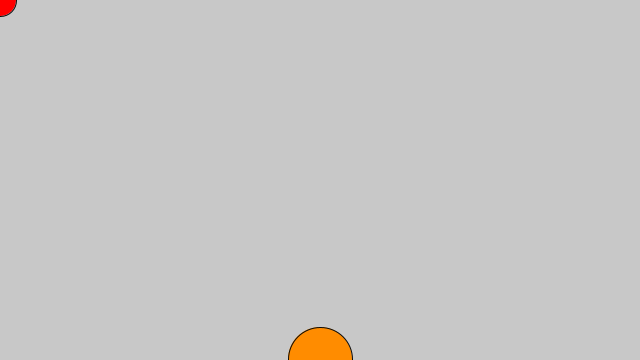
Frame 1 (no input)
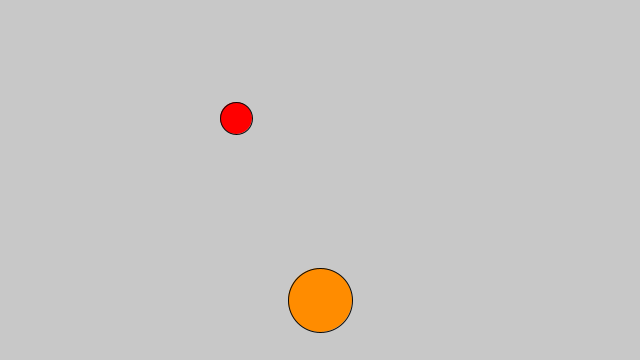
Frame 60 (the mouse pressed at the canvas centre just before this capture)
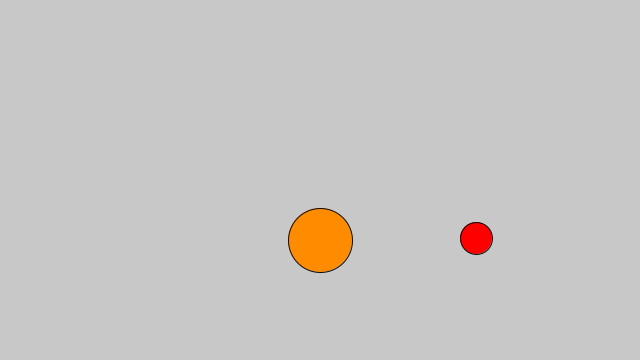
Frame 120 (the mouse held since frame 60 and released just before this capture)

The Processing sketch that drew these frames (run headless with seeded random() and noise(); from frame 60 on, the mouse is pressed at the canvas centre):

// Processing sketch: sketch_191122a
// ── sketch_191122a.pde
float ballX;
//float bally;
float xSpeed = 4;

Ball b; 

void setup(){
  size(640, 360);
  ballX = 0;
  //bally = 0;
  b = new Ball(); 
  //fill(255, 0, 0);
  
  
  
  
}

void draw(){
  background(200);  
    //background color. 3 inputs = RGB. 
    //If you put in only one input it assumes the same for the other 2. 
    //IE: background(200) = background(200, 200, 200) around a medium grey. 
    
  b.floatUp();  
  b.display();  //forgot to add the display fn. whoops. 
    
  fill(255, 0, 0);  
  //fill(random(255), 0,0); //cycles through b'c its in draw not setup. 
     //fill of the circle. Same input as bkg. 
  
  //stroke(255);  
    //white fill of the ellipse
  
  ellipse(ballX, ballX /2, 32, 32);  //ball bounces back and forth 
  //triangle(ballX, ballX / 2, 32, 32, 32, 32); 
        //Will draw a line from one corner to another from pos 32, 32
    //height/ 2 keeps it in the horizontal center. 
    //Putting ballX as the y coord send it on a down right diagonal.  
    //ballX for the x coord sets itself as the x coord whihc allows it to move. 
    //parameter a,b,c,d = x coord, y coord, width (of the ellipse, height  
    
   ballX = ballX + xSpeed;
  // bally = bally + xSpeed;
  
  //Bounce off the edge of the window
  if (ballX > width || ballX < 0) {  //OR ||
  //"if the location of the ball is greater than the width of the screen OR less than 0 (the left side of the screen)"
    //ballX = ballX - xSpeed;  
      //will cause it to stop at the end of the screen b/c its constantly checking
    //xSpeed = -10;  //resetting the speed when the circle meets the edge. 
    xSpeed = xSpeed * -1; 
      //"reverese the speed (direction)
   //turn around //println("BRIGHTEYES");
  }
  //if (bally > height || bally < 0) {
       //xSpeed = xSpeed * -1; 
  }
  
  
//class Circle {  //making aa class for the circle object. 
  //float x;  //data
 // float y;
  
  
  void display(){  //functionality
    ellipse(50, 50, 64, 64);}


  void mousePressed(){
  //b.changeColor;
  }
  

// ── Ball.pde
class Ball {
  
  float x;
  float y;
  
  Ball(){
   x = width / 2;
   y = height;
  }
  
  /*void setup(){
    fill(255, 0, 0);
  }*/
  
  void floatUp(){
    y--;
  }
  
  void display(){
   stroke(10);
   fill(255, 140, 0);
   ellipse(x, y, 64, 64);
  }
  
  /*
  void changeColor(){
    fill(random(255), 0, 0);
  }
  */
  
  
}
